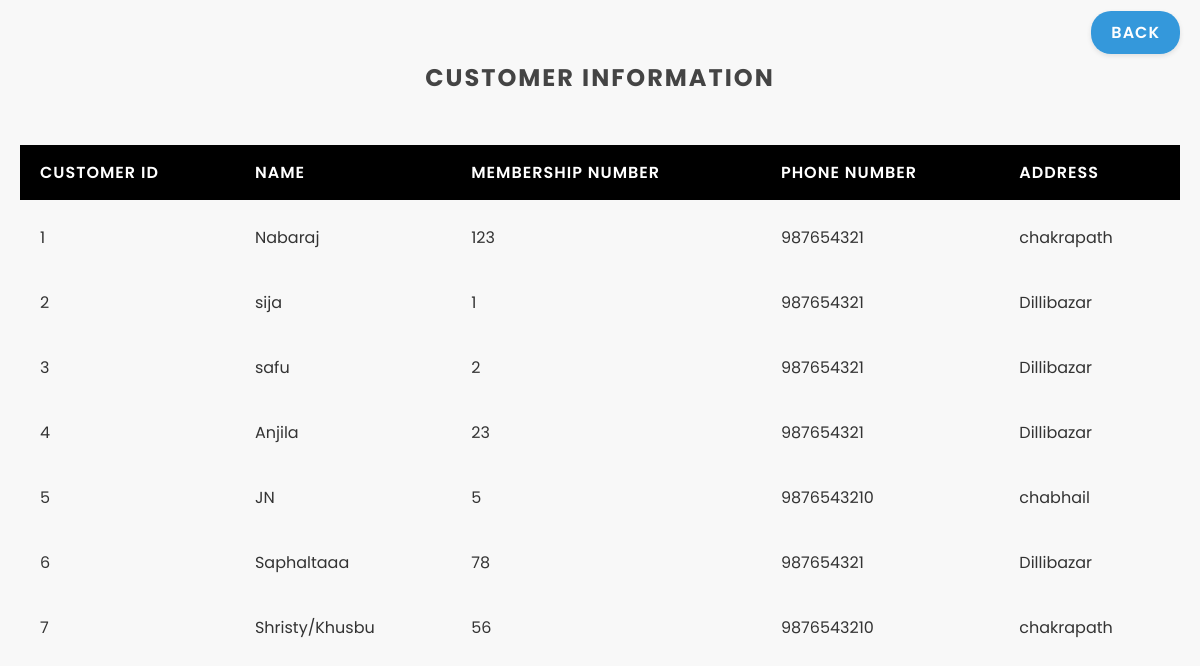
The page /view_customer.php on the database its author committed.
### tables this page shows
CREATE TABLE `customers` (
  `id` int(11) NOT NULL,
  `name` varchar(255) NOT NULL,
  `membershipno` varchar(50) NOT NULL,
  `phoneno` varchar(20) NOT NULL,
  `address` varchar(255) NOT NULL
);

### view_customer.php (the view, shortened to what this page needs)
<!DOCTYPE html>
<html>
<head>
</head>
<body>
    <div class="container">
        <?php
        include('db.php');
        $sql = "SELECT id, name, membershipno, phoneno, address FROM customers";
        $result = $conn->query($sql);
        if ($result->num_rows > 0) {
            echo "<h2>Customer Information</h2>";
            echo "<table>";
            echo "<tr><th>Customer ID</th><th>Name</th><th>Membership Number</th><th>Phone Number</th><th>Address</th></tr>";
            while ($row = $result->fetch_assoc()) {
                $customerId = $row["id"];
                $name = htmlspecialchars($row["name"]);
                $membershipno = htmlspecialchars($row["membershipno"]);
                $phoneno = htmlspecialchars($row["phoneno"]);
                $address = htmlspecialchars($row["address"]);
                echo "<tr>";
                echo "<td>$customerId</td>";
                echo "<td>$name</td>";
                echo "<td>$membershipno</td>";
                echo "<td>$phoneno</td>";
                echo "<td>$address</td>";
                echo "</tr>";
            }
            echo "</table>";
        } else {
            echo "<p>No customers found.</p>";
        }
        ?>
        <div class="back-button">
            <a href="admin_home.php">Back</a>
        </div>
    </div>
</body>
</html>

### view_customer.php (style rules this page uses)
body { font-family: 'Poppins', sans-serif; margin: 0; padding: 0; background-color: #f8f8f8; color: #333; }
.container { max-width: 1200px; margin: 0 auto; padding: 40px 20px; position: relative; }
h2 { text-align: center; margin-bottom: 40px; font-weight: 700; letter-spacing: 2px; text-transform: uppercase; color: #444; }
table { width: 100%; border-collapse: separate; border-spacing: 0 10px; background-color: transparent; box-shadow: none; }
th, td { padding: 15px 20px; text-align: left; border: none; background-color: white box-shadow: 0 2px 5px rgba(0, 0, 0, 0.1); transition: box-shadow 0.3s ease; }
th { background-color: black; color: #fff; font-weight: 600; text-transform: uppercase; letter-spacing: 1px; }
.back-button { position: absolute; top: 20px; right: 20px; }
.back-button a { text-decoration: none; background-color: #3498db; color: #fff; padding: 10px 20px; border-radius: 20px; transition: background-color 0.3s ease; text-transform: uppercase; letter-spacing: 1px; font-weight: 600; box-shadow: 0 2px 5px rgba(0, 0, 0, 0.1); }

### rows shown on the page
customers: id "1", name "Nabaraj", membershipno "123", phoneno "987654321", address "chakrapath"
customers: id "2", name "sija", membershipno "1", phoneno "987654321", address "Dillibazar"
customers: id "3", name "safu", membershipno "2", phoneno "987654321", address "Dillibazar"
customers: id "4", name "Anjila", membershipno "23", phoneno "987654321", address "Dillibazar"
customers: id "5", name "JN", membershipno "5", phoneno "9876543210", address "chabhail"
customers: id "6", name "Saphaltaaa", membershipno "78", phoneno "987654321", address "Dillibazar"
customers: id "7", name "Shristy/Khusbu", membershipno "56", phoneno "9876543210", address "chakrapath"
